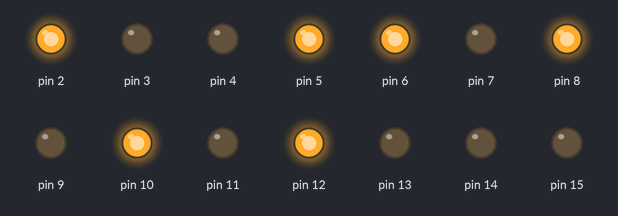
Bench run of a sketch on a simulated Arduino Uno, built with avr-gcc and run on an emulated ATmega328P. Shown: output pins drawn as LEDs (lit = HIGH). What the sketch prints to the serial monitor is not drawn.

Above: at 0.2 s.
At 20.36 s:
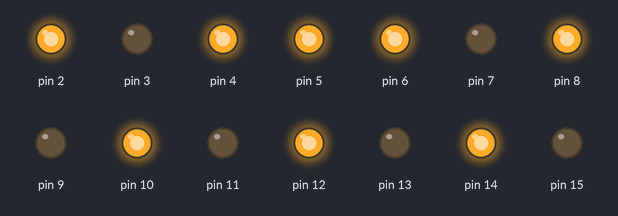
At 39.69 s:
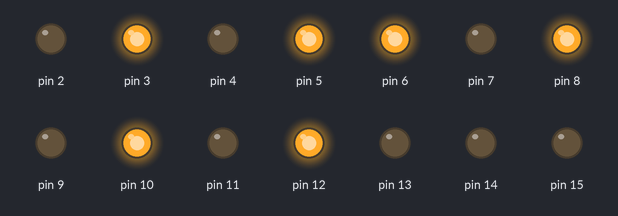
Timing chart, 0 to 40.1 s (numbered marks = the images above):
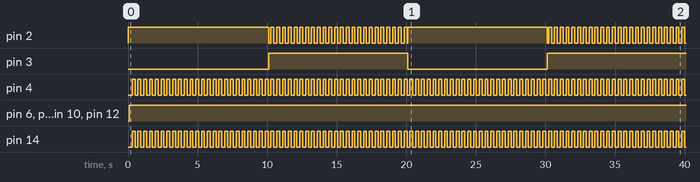

The sketch:

Amherst2005_RevA.ino
```cpp
#include <Adafruit_MCP23X17.h>

// #define DEBUG
#define TEST_TURN_BLINK
#define TURN_BLINK_HZ     5
#define DELAY_MS          5

void DPRINTLN(const String &s)
{
#ifdef DEBUG
  Serial.println(s);
#endif
}

enum Pin
{
  ARDUINO_2 = 2,
  ARDUINO_3,
  ARDUINO_4,
  ARDUINO_5,
  ARDUINO_6,
  ARDUINO_7,
  ARDUINO_8,
  ARDUINO_9,
  ARDUINO_10,
  ARDUINO_11,
  ARDUINO_12,
  ARDUINO_13,
  ARDUINO_14,
  ARDUINO_15,
  MCP23017_0,
  MCP23017_1,
  MCP23017_2,
  MCP23017_3,
  MCP23017_4,
  MCP23017_5,
  MCP23017_6,
  MCP23017_7,
  MCP23017_8,
  MCP23017_9,
  MCP23017_10,
  MCP23017_11,
  MCP23017_12,
  MCP23017_13,
  MCP23017_14,
  MCP23017_15,
};

#define MIN_PIN (int) Pin::ARDUINO_2
#define MAX_PIN (int) Pin::MCP23017_15

enum LEDState
{
  LED_OFF = 0,
  LED_ON = 1,
};

enum SwitchState
{
  SW_STRAIGHT = 0,
  SW_TURN = 1,
};

enum ButtonState
{
  BUTTON_PRESSED = 0,
  BUTTON_OPEN = 1,
};

/*******************************
*
* Pin Helper Classes (Arduino vs MCP23017)
*
********************************/

class BoardPins
{
  public:
    BoardPins();
    BoardPins(Adafruit_MCP23X17* mcp);
    bool SetPinDirection(int pinNumber, int direction);
    int PinRead(int pinNumber);
    bool PinWrite(int pinNumber, int value);
  private:
    Adafruit_MCP23X17* _mcp;
};

BoardPins::BoardPins()
{
  _mcp = 0;
}

BoardPins::BoardPins(Adafruit_MCP23X17* mcp)
{
  this->_mcp = mcp;
}

// Pin helper functions to deconflict UNO GPIO pins and MCP23017 GPIO pins (via I2C)
bool BoardPins::SetPinDirection(int pinNumber, int direction)
{
  bool ret = false;
  if (pinNumber >= MIN_PIN && pinNumber <= MAX_PIN)
  {
    if (pinNumber >= (int) Pin::MCP23017_0)
    {
      // This should be written over I2C bus to digital IO pin
      pinNumber -= Pin::MCP23017_0;
      _mcp->pinMode(pinNumber, direction);
    }
    else
    {
      // This is an UNO pin, set over normal bus
      pinMode(pinNumber, direction);
    }
    ret = true;
  }
  return ret;
}

int BoardPins::PinRead(int pinNumber)
{
  int ret = 0;  // default 0, this is not valid if there is a pull-up so that is the constraint on this class/implementation
  if (pinNumber >= MIN_PIN && pinNumber <= MAX_PIN)
  {
    if (pinNumber >= (int) Pin::MCP23017_0)
    {
      // This should be read over I2C bus to digital IO pin
      pinNumber -= Pin::MCP23017_0;
      ret = _mcp->digitalRead(pinNumber);
    }
    else
    {
      // This is an Arduino pin, get over normal bus
      ret = digitalRead(pinNumber);
    }
  }
  return ret;
}

bool BoardPins::PinWrite(int pinNumber, int value)
{
  bool ret = false;
  // Must be valid pin
  if (pinNumber >= MIN_PIN && pinNumber <= MAX_PIN)
  {
    // If 0 -> 13, then its on the UNO, otherwise its on the MCP and needs to be written over I2C
    if (pinNumber >= (int) Pin::MCP23017_0)
    {
      pinNumber -= Pin::MCP23017_0;
      // This should be written over I2C bus to digital IO pin
      _mcp->digitalWrite(pinNumber, value);
    }
    else
    {
      // This is an Arduino pin, set over normal bus
      digitalWrite(pinNumber, value);
    }
    ret = true;
  }
  return ret;
}

/*******************************
*
* Timer Class
*
********************************/

class Timer
{
  public:
    Timer();
    Timer(unsigned long duration);
    bool Set(unsigned long duration);
    bool Reset();
    bool Ended();
    unsigned long EndTime();
    unsigned long Duration();
    unsigned long StartTime();

  private:
    unsigned long _startTime;
    unsigned long _endTime;
    unsigned long _duration;
};

Timer::Timer()
{
  this->Set(0);
}

Timer::Timer(unsigned long duration)
{
  this->Set(duration);
}

bool Timer::Reset()
{
  _startTime = millis();
  _endTime = _startTime + _duration;
  return true;
}

unsigned long Timer::Duration()
{
  return _duration;
}
unsigned long Timer::EndTime()
{
  return _endTime;
}

unsigned long Timer::StartTime()
{
  return _startTime;
}

bool Timer::Set(unsigned long duration)
{
  _startTime = millis();
  _endTime = _startTime + duration;
  _duration = duration;
  return true;
}

bool Timer::Ended()
{
  return millis() >= _endTime;
}

/*******************************
*
* Four Pin Switch Class
*
********************************/
class SwitchFourPin
{
  /*
  This class is meant to control the logic and pinout voltage of Kato Switches using an external L298N driver board. It recognizes inputs from an external button, and
  displays the if the switch is driven straight or turned via separate LEDs.
  Inputs: Button Digital Reading -- measured with pull down resistor (1k-10k)
  Outputs: Enable Pin -- L298 EN pin to drive the set voltage.
           Switch Straight Pin -- L298 input A to drive switch straight
           Switch Turn Pin -- L298 input B to drive switch to a turn
  */
  private:
    int switchStraightPin;
    int switchTurnPin;
    int buttonpin;
    int enablePin;
    bool _initialized;
    char _switchName[10];
    SwitchState switchstate;
    ButtonState buttonstate;
    char debugstr[10];
    const int _minDriveTime = 25; // We have to drive the pin for more than this time to get it to actually switch
    unsigned long _driveUntilTime;  // This will roll over when the millis() call also rolls over
    Timer _driveTimer;
    bool _lockout;
    BoardPins* _pins;

  public:
    SwitchFourPin(BoardPins* pins, int straightswitchpin, int switchturnpin, int buttonpin, int enablepin, char* friendlyName)
    {
      this->_pins = pins;
      this->_initialized = false;
      this->switchStraightPin = straightswitchpin;
      this->switchTurnPin = switchturnpin;
      this->buttonpin = buttonpin;
      this->enablePin = enablepin;
      this->switchstate = SwitchState::SW_TURN;
      this->buttonstate = ButtonState::BUTTON_OPEN;
      this->_lockout = false;
      strncpy(this->_switchName, friendlyName, 10);
    }

    void Initialize()
    {
      _pins->SetPinDirection(switchStraightPin, OUTPUT);
      _pins->SetPinDirection(switchTurnPin, OUTPUT);
      _pins->SetPinDirection(buttonpin, INPUT_PULLUP);
      _pins->SetPinDirection(enablePin, OUTPUT);

      // Initial everyting based off of initial state
      ChangeSwitchState();
      Serial.println(String(this->_switchName) + ": Initialized");
      _initialized = true;
    }

    void PrintDebug(const String &s)
    {
      DPRINTLN(String(this->_switchName) + ": " + s);
    }

    bool IsTurn()
    {
      PrintDebug(String(this->_switchName) + ": Current switch state is " + String(this->switchstate));
      return this->switchstate == SwitchState::SW_TURN;
    }

    bool Lockout()
    {
      return this->_lockout;
    }

    void WriteStraightPin(int value)
    {
      if (!this->_lockout)
      {
        _pins->PinWrite(this->switchStraightPin, value);
      }
    }

    void Monitor()
    {
      //Serial.println(String(this->_switchName) + ": Current state " + String(this->switchstate));
      if (this->_driveTimer.Ended())
      {
        // Not in a drive situation - make sure the enable pin is LOW, the input pins should be LEFT AS THEY ARE
        this->_lockout = false;
        _pins->PinWrite(this->enablePin, LOW);

        // First, read in the current button value
        int buttonVal = _pins->PinRead(buttonpin);
        this->PrintDebug("Button Val is " + String(buttonVal));
        switch (this->buttonstate)
        {
          case ButtonState::BUTTON_OPEN:
          {
            // Button is off (high), so look for falling edge
            if (buttonVal == ButtonState::BUTTON_PRESSED)
            {
              // Falling edge
              PrintDebug("Button Press!");
              this->ChangeSwitchState();
            }
            break;
          }
          default:
            // IN scenario when button is pressed, we already know it was pressed so do nothing. if depressed, still do nothing
            break;
        }

        // Update button state -
        this->buttonstate = buttonVal;
      }
      else
      {
        // In a drive situation - do nothing. there is a race condition if two button presses are detected before this happens.
        // In this situation, the pins would be updated and the drive time would be increased, so maybe it wouldn't happen. Regardless,
        // don't do anything in this situation
        // Ignore button states as well - this is a lockout situation
        PrintDebug("LOCKOUT");
      }
    }

    void ChangeSwitchState()
    {
      if (!_initialized)
      {
        PrintDebug("Not initialized");
        return;
      }

      // Switch the digital pins and then drive it
      _pins->PinWrite(this->enablePin, LOW); // just to make sure
      if (this->switchstate == SwitchState::SW_STRAIGHT)
      {
        // It should now be a turn
        this->switchstate = SwitchState::SW_TURN;
        _pins->PinWrite(this->switchStraightPin, LOW);
        _pins->PinWrite(this->switchTurnPin, HIGH);
      }
      else
      {
        this->switchstate = SwitchState::SW_STRAIGHT;
        _pins->PinWrite(this->switchTurnPin, LOW);
        _pins->PinWrite(this->switchStraightPin, HIGH);
      }

      // Now drive it and set the next millis time that this drive action can be stopped
      this->_lockout = true;
      _pins->PinWrite(this->enablePin, HIGH);
      this->_driveTimer.Set(this->_minDriveTime);
      PrintDebug("Current time " + String(millis()));
      PrintDebug("Drive Until Time " + String(this->_driveTimer.EndTime()));
    }
};
/*****************************************************************************************
/
/
/                       MAIN PROGRAM BEGIN - GLOBALS + MAIN
/
/
/
*****************************************************************************************/

// The MCP23017 provides 16 IO pins. The Arduino has pins 0-13 easily accessible, then I2C on the top to address the remaining 16. Therefore, for 7 switches all
// logic turn/straight pins will be on the arduino 0-13, with button input and enable pins on the MCP23017 breakout board
// int straightswitchpin, int switchturnpin, int buttonpin, int enablepin)
// Initialize adafruit mcp variable so pin modes know what to write to - these routines could be collapsed into the Switch class, but it's really a global
// for the arduino in this implementation. it shouldn't be controlled by any one switch. Truthfully, it should be provided by the main class as a pointer
// but whatever
Adafruit_MCP23X17 mcp;
Timer strobeTimer = Timer();
BoardPins pins = BoardPins(&mcp);
LEDState switchStrobe;
unsigned long testTime;
const int NUM_SWITCHES = 7;

SwitchFourPin switches[NUM_SWITCHES] = {SwitchFourPin(&pins, Pin::ARDUINO_14, Pin::ARDUINO_15, Pin::MCP23017_0, Pin::MCP23017_1, "Switch 0"),
                            SwitchFourPin(&pins, Pin::ARDUINO_2, Pin::ARDUINO_3, Pin::MCP23017_2, Pin::MCP23017_3, "Switch 1"),
                            SwitchFourPin(&pins, Pin::ARDUINO_4, Pin::ARDUINO_5, Pin::MCP23017_4, Pin::MCP23017_5, "Switch 2"),
                            SwitchFourPin(&pins, Pin::ARDUINO_6, Pin::ARDUINO_7, Pin::MCP23017_6, Pin::MCP23017_7, "Switch 3"),
                            SwitchFourPin(&pins, Pin::ARDUINO_8, Pin::ARDUINO_9, Pin::MCP23017_8, Pin::MCP23017_9, "Switch 4"),
                            SwitchFourPin(&pins, Pin::ARDUINO_10, Pin::ARDUINO_11, Pin::MCP23017_10, Pin::MCP23017_11, "Switch 5"),
                            SwitchFourPin(&pins, Pin::ARDUINO_12, Pin::ARDUINO_13, Pin::MCP23017_12, Pin::MCP23017_13, "Switch 6"),
                            };

#ifdef TEST_TURN_BLINK
Timer testTimer = Timer();
#endif


void setup() {
  // Setup each switch
  Serial.begin(9600);
  if (!mcp.begin_I2C())
  {
    Serial.println("Error.");
    while(1);
  }
  for (int i = 0; i < NUM_SWITCHES; i++)
  {
    switches[i].Initialize();
  }

  switchStrobe = LEDState::LED_OFF; // by default, turn them off on first check (it will toggle from this)
  strobeTimer.Set((unsigned long) (1000/TURN_BLINK_HZ));

#ifdef TEST_TURN_BLINK
  testTimer.Set(10*1000); // 10 seconds
#endif
}

void loop()
{
  // Check to see if a button is currently depressed on any of the switches/buttons - if so, change the switch
  for (int i = 0; i < NUM_SWITCHES; i++)
  {
    switches[i].Monitor();
  }

  // All of the switches that are currently in the TURN position should blink at 1 Hz (# defined somewhere else).
  // Any switch that is straight should be SOLID. So...how to synchronize...you basically have to borrow the pins to write to them, but only if they are not in an active drive situation
  // If they are in an active drive situation, you need to wait until they are not then drive them along with the others
  // Option 1 - Gather all the switches right here that are in each state, then drive the pins as they should be together...do this every single time...this might cause an overwork
  {
    // Or do it every 10 milliseconds; that seems reasonable? hint hint it's not really every 10 ms with this implementation...
    // For solids, it's easy - leave the straight pin as it is (THIS REQUIRES THE STRAIGHT PIN TO BE CONNECTED TO THE LED!!!)
    // If turned (STRAIGHT PIN WILL BE LOW), we need to change the straight pin to high for X milliseconds (corresponding to HZ)
    //  The X milliseconds is baesd on the last clock edge, so we need to make a clock with variables
    //  Beacuse our switch implementation sets the TURN and STARIGHT pins with enable off, then brings enable high, we can mess with them as long as the switch is not in LOCKOUT
    if (strobeTimer.Ended())
    {
      switchStrobe = (LEDState) !switchStrobe;
      for (int i = 0; i < NUM_SWITCHES; i++)
      {
        // IF not in lockout, write the straight pin value to be what all the others are
        if (!switches[i].Lockout() && switches[i].IsTurn())
        {
          DPRINTLN("Switch " + String(i) + " is not in lockout and is turn");
          DPRINTLN("Writing " + String(switchStrobe) + " to straight pin");
          switches[i].WriteStraightPin(switchStrobe);
        }
      }
      strobeTimer.Reset();
      DPRINTLN("Next blink time is " + String(strobeTimer.EndTime()));
    }
  }

  delay(DELAY_MS);

#ifdef TEST_TURN_BLINK
  // Tester
  if (testTimer.Ended())
  {
    // Force change in switch state
    switches[1].ChangeSwitchState();
    testTimer.Reset();
  }
#endif
}
```

Measured:
- by itself, pin 2: goes 24 × (LOW 0.17 s, HIGH 0.21 s), LOW 0.06 s, HIGH 10.0 s, LOW 0.11 s, 23 × (HIGH 0.21 s, LOW 0.21 s), HIGH 0.21 s, then LOW
- by itself, pin 3: LOW → HIGH at 10.1 s, → LOW 10.0 s later, → HIGH 10.0 s later
- by itself, pin 4, pin 14: alternates HIGH for 0.21 s and LOW for 0.21 s
- by itself, pin 6: LOW → HIGH at 0.10 s
- by itself, pin 8, pin 10, pin 12: LOW → HIGH at 0.11 s
